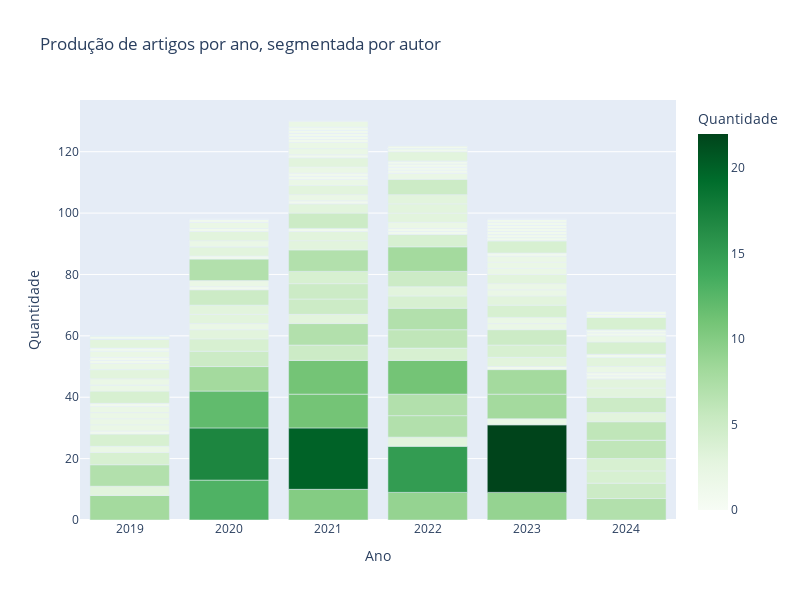

Notebook code cell kept with this figure:
### Code cell
plotador = PlotadorProducao(df_publ_pesq_anos)
plotador.plotar_barras_periodo(2019,2025)

### Figure 1 — Plotly figure (JSON) as saved in the notebook; plotly's stock layout.template omitted (floating-point values rounded to 4 significant figures; data arrays with more than 128 entries replaced by an {"elided": "..."} marker saying what was removed)
{"data": [{"alignmentgroup": "True", "hovertemplate": "Ano=%{x}<br>Quantidade=%{marker.color}<extra></extra>", "legendgroup": "", "marker": {"color": {"elided": "240 int values"}, "coloraxis": "coloraxis", "pattern": {"shape": ""}}, "name": "", "offsetgroup": "", "orientation": "v", "showlegend": false, "textposition": "auto", "type": "bar", "x": {"elided": "240 int values"}, "xaxis": "x", "y": {"elided": "240 int values"}, "yaxis": "y"}], "layout": {"barmode": "group", "coloraxis": {"colorbar": {"title": {"text": "Quantidade"}}, "colorscale": [[0, "rgb(247,252,245)"], [0.125, "rgb(229,245,224)"], [0.25, "rgb(199,233,192)"], [0.375, "rgb(161,217,155)"], [0.5, "rgb(116,196,118)"], [0.625, "rgb(65,171,93)"], [0.75, "rgb(35,139,69)"], [0.875, "rgb(0,109,44)"], [1, "rgb(0,68,27)"]]}, "height": 600, "legend": {"tracegroupgap": 0}, "title": {"text": "Produção de artigos por ano, segmentada por autor"}, "width": 800, "xaxis": {"anchor": "y", "domain": [0, 1], "title": {"text": "Ano"}, "type": "category"}, "yaxis": {"anchor": "x", "domain": [0, 1], "title": {"text": "Quantidade"}}}}
